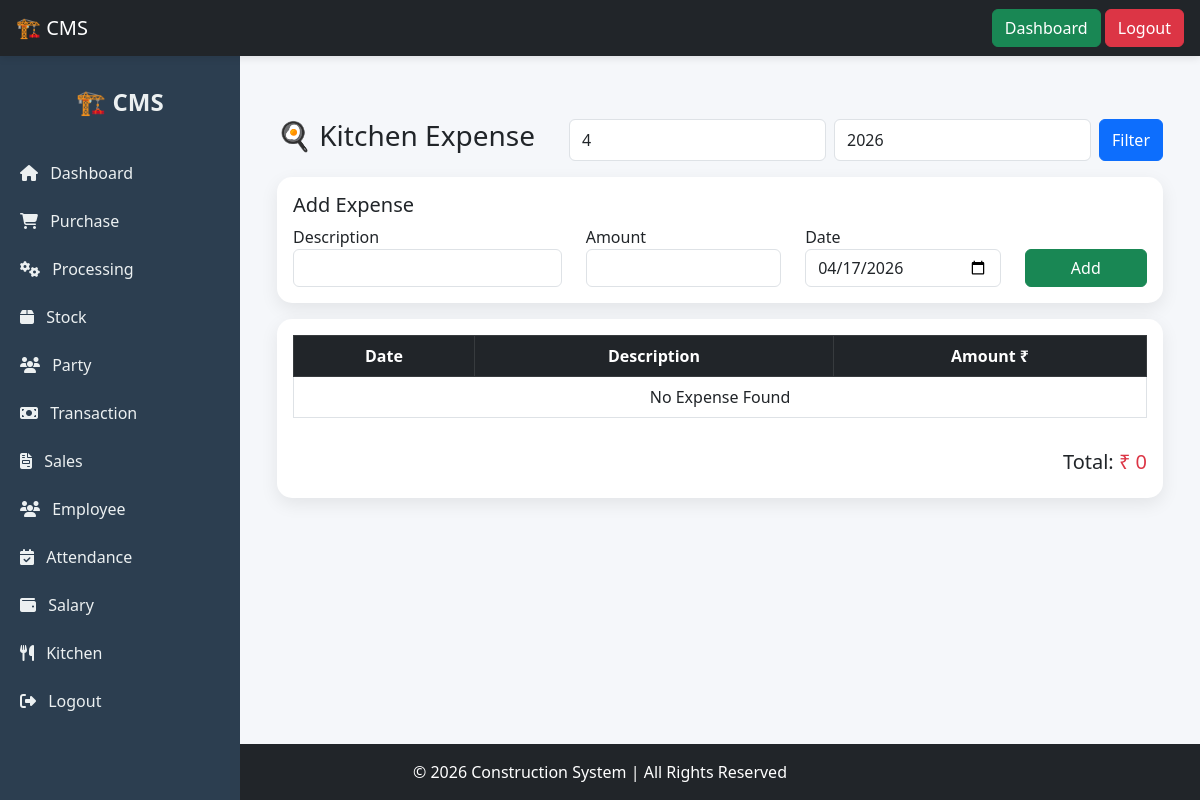
/kitchen-expense/ (signed in), run on an earlier commit of the app's database.
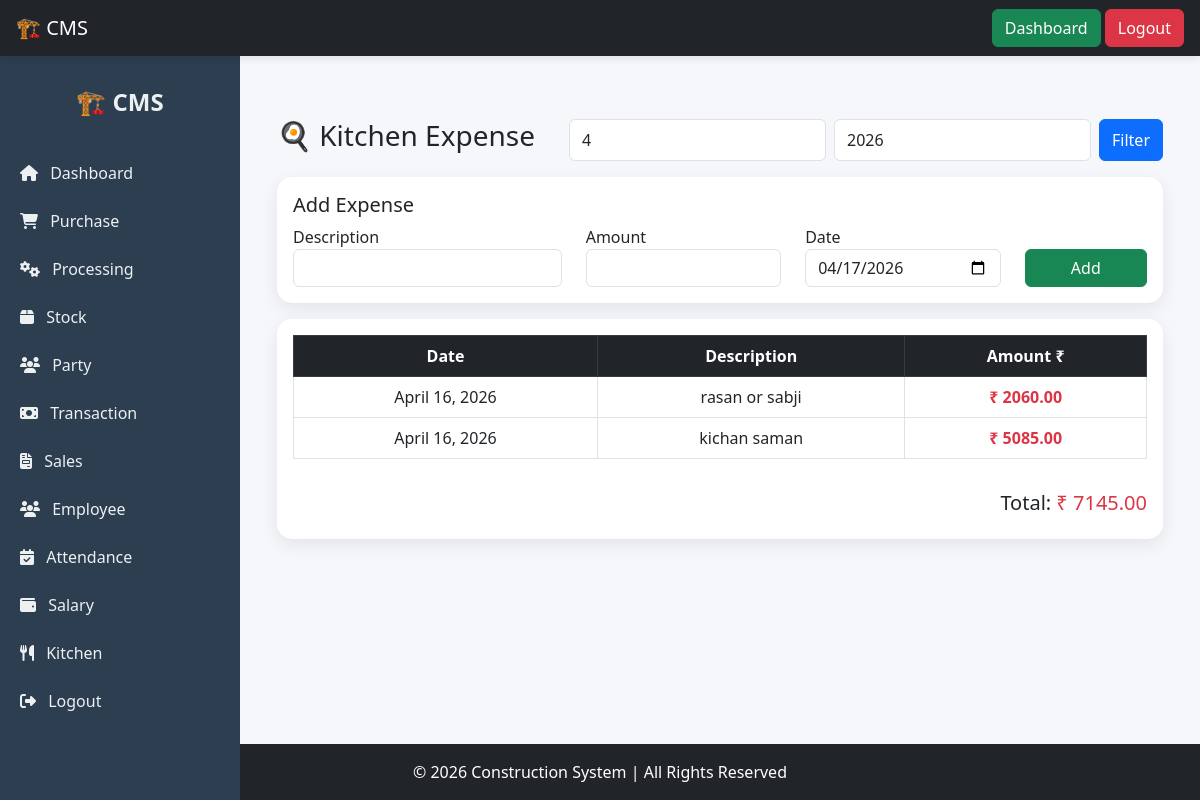
And on a later commit of the database.
### mainapp/models.py (models this page shows, shortened)
class KitchenExpense(models.Model):
    date = models.DateField()
    description = models.CharField(max_length=255)  # chawal, sabji, tel etc.
    amount = models.DecimalField(max_digits=10, decimal_places=2)

### mainapp/views.py (the view, shortened to what this page needs)
# urls.py: path('kitchen-expense/', kitchen_expense, name='kitchen_expense'),
@login_required
def kitchen_expense(request):
    today = date.today()
    month = int(request.GET.get('month', today.month))
    year = int(request.GET.get('year', today.year))
    expenses = KitchenExpense.objects.filter(
        date__month=month,
        date__year=year
    ).order_by('-date')
    total_amount = sum(e.amount for e in expenses)
    return render(request, 'kitchen/expense.html', {
        'expenses': expenses,
        'month': month,
        'year': year,
        'today': today,
        'total_amount': total_amount
    })

### mainapp/templates/kitchen/expense.html (shortened to what this page needs)
{% extends "base2.html" %}
{% block content %}
<div class="container mt-4">
    <div class="d-flex justify-content-between mb-3">
        <h3>🍳 Kitchen Expense</h3>
        <form method="GET" class="d-flex gap-2">
            <input type="number" name="month" value="{{ month }}" class="form-control" placeholder="Month">
            <input type="number" name="year" value="{{ year }}" class="form-control" placeholder="Year">
            <button class="btn btn-primary">Filter</button>
        </form>
    </div>
    <div class="card p-3 mb-3">
        <h5>Add Expense</h5>
        <form method="POST">
            <div class="row">
                <div class="col-md-4">
                    <label>Description</label>
                    <input type="text" name="description" class="form-control" required>
                </div>
                <div class="col-md-3">
                    <label>Amount</label>
                    <input type="number" name="amount" step="0.01" class="form-control" required>
                </div>
                <div class="col-md-3">
                    <label>Date</label>
                    <input type="date" name="date" value="{{ today|date:'Y-m-d' }}" class="form-control">
                </div>
                <div class="col-md-2 d-flex align-items-end">
                    <button class="btn btn-success w-100">Add</button>
                </div>
            </div>
        </form>
    </div>
    <div class="card p-3">
        <table class="table table-bordered text-center">
            <thead class="table-dark">
                <tr>
                    <th>Date</th>
                    <th>Description</th>
                    <th>Amount ₹</th>
                </tr>
            </thead>
            <tbody>
                {% for e in expenses %}
                <tr>
                    <td>{{ e.date }}</td>
                    <td>{{ e.description }}</td>
                    <td class="fw-bold text-danger">₹ {{ e.amount }}</td>
                </tr>
                {% empty %}
                <tr>
                    <td colspan="3">No Expense Found</td>
                </tr>
                {% endfor %}
            </tbody>
        </table>
        <div class="text-end mt-3">
            <h5>Total: <span class="text-danger">₹ {{ total_amount }}</span></h5>
        </div>
    </div>
</div>
{% endblock %}

What changed in the data, as far as the page shows it:
added KitchenExpense: date "April 16, 2026", description "rasan or sabji", amount "2060.00"
added KitchenExpense: date "April 16, 2026", description "kichan saman", amount "5085.00"
Also different on the page:
{{ total_amount }}: "0" → "7145.00"
text no longer shown: "No Expense Found"
